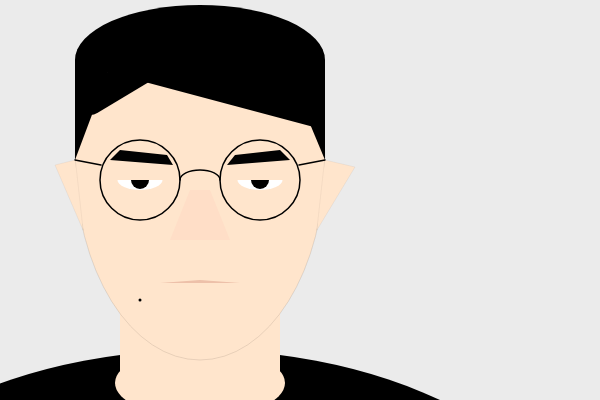
Frame 1 (no input)
Frame 60 (no input): identical to frame 1, image omitted
Frame 120 (the mouse pressed at the canvas centre since frame 60): identical to frame 1, image omitted

The p5.js sketch that drew this single still picture (run headless with seeded random() and noise() and a simulated clock; from frame 60 on, the mouse is pressed at the canvas centre):

// p5.js sketch
// ── sketch.js
function setup() {
  createCanvas(600, 400);
}

function draw() {
  background(235);
  
  noStroke();
  fill(0);
  ellipse(200, 600, 800, 500); //상체
  
  strokeWeight(0.1);
  fill(255, 229, 204); 
  ellipse(200, 383, 170, 70); 
  quad(120, 230, 280, 230, 280, 373, 120, 373); //목
  noStroke();
  fill(255, 229, 204);
  arc(200, 160, 250, 300, PI, PI*2); 
  arc(200, 160, 250, 400, 0, PI); 
  stroke(0);
  noFill();
  arc(200, 160, 250, 300, PI, PI*2); 
  arc(200, 160, 250, 400, 0, PI); //얼굴형

  strokeWeight(3); //점
  fill(0);
  point(140, 300);
  strokeWeight(0.05);
  fill(255, 229, 204);
  triangle(75, 160, 55, 165, 83, 230);
  triangle(325, 160, 355, 167, 317, 230); //귀
  noStroke();
  fill(255, 222, 199);
  quad(190, 190, 210, 190, 230, 240, 170, 240); //코
  fill('#EDC0A9');
  triangle(200, 280, 240, 283, 160, 283); //입
  strokeWeight(3); 
  fill(255);
  arc(140, 180, 45, 20, 0, PI); 
  arc(260, 180, 45, 20, 0, PI); 
  fill(0);
  arc(140, 180, 18, 18, 0, PI);
  arc(260, 180, 18, 18, 0, PI);
  strokeWeight(5);
  fill(2);
  quad(110, 160, 120, 150, 167, 155, 173, 165);
  quad(290, 160, 280, 150, 235, 155, 227, 165); //눈
  
  fill(0);
  triangle(75, 160, 75, 60, 120, 40);
  triangle(325, 160, 325, 60, 275, 40);
  arc(200, 60, 250, 110, PI, PI*2);
  quad(120,40,100,70,325,130,325,60);
  stroke(0);
  strokeWeight(30);
  line(90,100,140,70) //머리카락
  
  noFill();
  strokeWeight(1.5);
  stroke(0);
  ellipse(140, 180, 80, 80);
  ellipse(260, 180, 80, 80);
  line(101, 165, 75, 160); 
  line(299, 165, 325, 160);
  arc(200, 180, 40, 20, PI, PI*2); //안경
  
  
}
